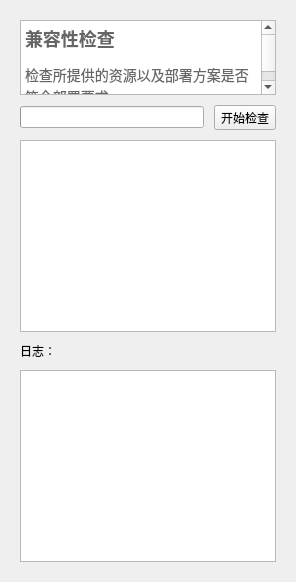
         <widget class="QWidget" name="page_4">
          <layout class="QVBoxLayout" name="verticalLayout_12">
           <property name="spacing">
            <number>10</number>
           </property>
           <property name="leftMargin">
            <number>20</number>
           </property>
           <property name="topMargin">
            <number>20</number>
           </property>
           <property name="rightMargin">
            <number>20</number>
           </property>
           <property name="bottomMargin">
            <number>20</number>
           </property>
           <item>
            <widget class="QTextBrowser" name="text_4">
             <property name="sizePolicy">
              <sizepolicy hsizetype="Expanding" vsizetype="Fixed">
               <horstretch>0</horstretch>
               <verstretch>0</verstretch>
              </sizepolicy>
             </property>
             <property name="maximumSize">
              <size>
               <width>16777215</width>
               <height>75</height>
              </size>
             </property>
             <property name="html">
              <string>&lt;!DOCTYPE HTML PUBLIC &quot;-//W3C//DTD HTML 4.0//EN&quot; &quot;http://www.w3.org/TR/REC-html40/strict.dtd&quot;&gt;
&lt;html&gt;&lt;head&gt;&lt;meta name=&quot;qrichtext&quot; content=&quot;1&quot; /&gt;&lt;title&gt;兼容性检查&lt;/title&gt;&lt;style type=&quot;text/css&quot;&gt;
p, li { white-space: pre-wrap; }
&lt;/style&gt;&lt;/head&gt;&lt;body style=&quot; font-family:'Microsoft YaHei UI'; font-size:14px; font-weight:400; font-style:normal;&quot;&gt;
&lt;p style=&quot; margin-top:16px; margin-bottom:12px; margin-left:0px; margin-right:0px; -qt-block-indent:0; text-indent:0px;&quot;&gt;&lt;span style=&quot; font-size:x-large; font-weight:600; color:#666666;&quot;&gt;兼容性检查&lt;/span&gt;&lt;span style=&quot; font-size:14px; color:#666666;&quot;&gt; &lt;/span&gt;&lt;/p&gt;
&lt;p style=&quot; margin-top:12px; margin-bottom:12px; margin-left:0px; margin-right:0px; -qt-block-indent:0; text-indent:0px;&quot;&gt;&lt;span style=&quot; font-size:14px; color:#666666;&quot;&gt;检查所提供的资源以及部署方案是否符合部署要求。&lt;/span&gt;&lt;/p&gt;&lt;/body&gt;&lt;/html&gt;</string>
             </property>
            </widget>
           </item>
           <item>
            <layout class="QHBoxLayout" name="horizontalLayout_7">
             <item>
              <widget class="QProgressBar" name="check_progress">
               <property name="value">
                <number>0</number>
               </property>
               <property name="alignment">
                <set>Qt::AlignCenter</set>
               </property>
               <property name="textVisible">
                <bool>false</bool>
               </property>
              </widget>
             </item>
             <item>
              <widget class="QToolButton" name="btn_check_start">
               <property name="text">
                <string>开始检查</string>
               </property>
               <property name="icon">
                <iconset resource="resources.qrc">
                 <normaloff>:/icons/images/start_checking.png</normaloff>:/icons/images/start_checking.png</iconset>
               </property>
               <property name="iconSize">
                <size>
                 <width>22</width>
                 <height>22</height>
                </size>
               </property>
               <property name="toolButtonStyle">
                <enum>Qt::ToolButtonIconOnly</enum>
               </property>
              </widget>
             </item>
            </layout>
           </item>
           <item>
            <layout class="QHBoxLayout" name="horizontalLayout_9">
             <item>
              <layout class="QVBoxLayout" name="check_jobs"/>
             </item>
             <item>
              <layout class="QVBoxLayout" name="verticalLayout_11" stretch="1,0,1">
               <item>
                <widget class="QListWidget" name="checking_summary"/>
               </item>
               <item>
                <widget class="QLabel" name="label">
                 <property name="text">
                  <string>日志：</string>
                 </property>
                </widget>
               </item>
               <item>
                <widget class="QPlainTextEdit" name="checking_log">
                 <property name="font">
                  <font>
                   <family>Consolas</family>
                   <pointsize>-1</pointsize>
                  </font>
                 </property>
                 <property name="readOnly">
                  <bool>true</bool>
                 </property>
                 <property name="plainText">
                  <string/>
                 </property>
                </widget>
               </item>
              </layout>
             </item>
            </layout>
           </item>
          </layout>
         </widget>
